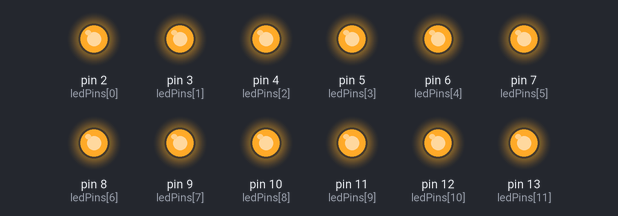
The sketch below on a simulated Arduino Uno, built with avr-gcc and run on an emulated ATmega328P. On the bench: output pins drawn as LEDs (lit = HIGH). Random numbers use the default seed unless the sketch sets one.

Above: at 0.1 s.
At 6.3 s:
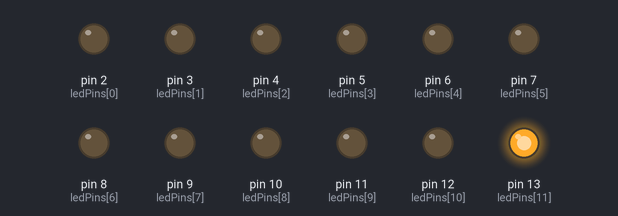
At 19.8 s:
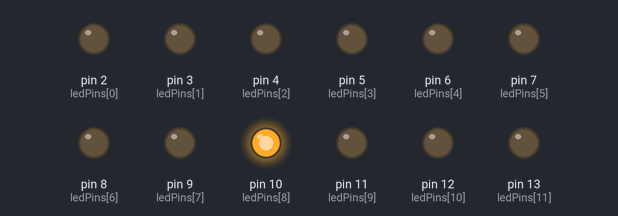
At 30.2 s:
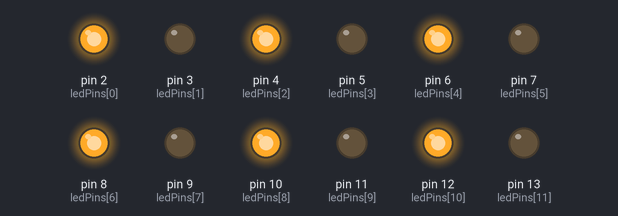
At 30.7 s:
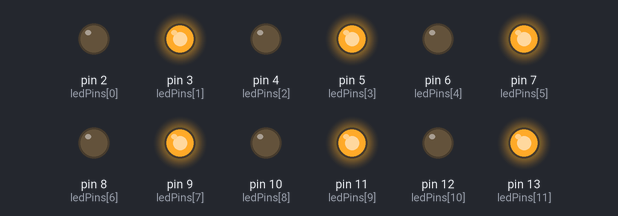
At 35.7 s:
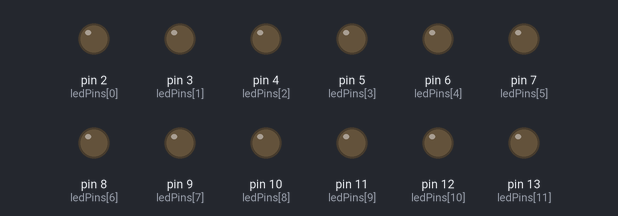
Timing chart, 0 to 40.0 s (numbered marks = the images above):
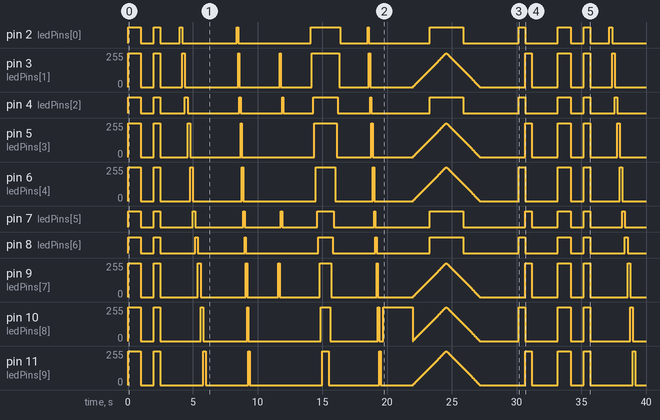

Measured:
- by itself, pin 2 (ledPins[0]): LOW → HIGH at 0.00 s, → LOW 1.0 s later, → HIGH 1.0 s later, → LOW 0.50 s later, … (22 changes in this stretch)
- by itself, pin 4 (ledPins[2]): LOW → HIGH at 0.00 s, → LOW 1.0 s later, → HIGH 1.0 s later, → LOW 0.50 s later, … (24 changes in this stretch)
- by itself, pin 7 (ledPins[5]): LOW → HIGH at 0.00 s, → LOW 1.0 s later, → HIGH 1.0 s later, → LOW 0.50 s later, … (24 changes in this stretch)
- by itself, pin 8 (ledPins[6]): LOW → HIGH at 0.00 s, → LOW 1.0 s later, → HIGH 1.0 s later, → LOW 0.50 s later, … (22 changes in this stretch)
- by itself, pin 12 (ledPins[10]): LOW → HIGH at 0.00 s, → LOW 1.0 s later, → HIGH 1.0 s later, → LOW 0.50 s later, … (24 changes in this stretch)
- by itself, pin 13 (ledPins[11]): LOW → HIGH at 0.00 s, → LOW 1.0 s later, → HIGH 1.0 s later, → LOW 0.50 s later, … (22 changes in this stretch)
- by itself, pin 3 (ledPins[1]): 0/255 → 255/255 at 0.00 s, → 0/255 1.0 s later, → 255/255 1.0 s later, → 0/255 0.50 s later, … (532 changes in this stretch)
- by itself, pin 5 (ledPins[3]): 0/255 → 255/255 at 0.00 s, → 0/255 1.0 s later, → 255/255 1.0 s later, → 0/255 0.50 s later, … (530 changes in this stretch)

The sketch:

LED_Dancing_with_Light_Sensor.ino
```cpp
/*
 * =================================================================================================*
 *                                          BANLINHKIEN.COM                                         *
 *==================================================================================================*
 *                        Hướng Dẫn Làm Hiệu Ứng Với LED Đơn Bằng Arduino
 *
 * Đấu nối: nối lần lượt các chân 2-13 của Arduino với 12 LED đơn
 * D2: kết nối với LED 1                             D8: kết nối với LED 7
 * D3: kết nối với LED 2                             D9: kết nối với LED 8
 * D4: kết nối với LED 3                             D10: kết nối với LED 9
 * D5: kết nối với LED 4                             D11: kết nối với LED 10
 * D6: kết nối với LED 5                             D12: kết nối với LED 11
 * D7: kết nối với LED 6                             D13: kết nối với LED 12

 */
 //Khai báo mảng và khởi tạo các chân của Arduino kết nối với 12 LED đơn

const int ledPins[] = {2, 3, 4, 5, 6, 7, 8, 9, 10, 11, 12, 13};

//Tính số phần tử trong mảng ledPins và gán nó cho biến numLeds

const int numLeds = sizeof(ledPins) / sizeof(ledPins[0]);

// Khai báo các hàm được sử dụng
void allOn();                             //Hàm bật tất cả các LED
void allOff();                            //Hàm tắt tất cả các LED
void blinkAll();                          //Hàm nhấp nháy LED
void runningLight();                      //Hàm tạo hiêu ứng LED sáng đuổi
void chasing();                           //Hàm đuổi chớp tắt LED
void randomBlink();                       //Hàm nhấp nháy một LED bất kì
void knightRider();                       //Hàm tạo hiệu ứng sáng dau sao
void sparkle();                           //Hàm tạo hiệu ứng chớp tắt cho LED
void fadeInOut();                         //Hàm tạo hiệu ứng bật tất cả LED xong mờ dần
void alternatingBlink();                  //Hàm tạo hiệu ứng LED sáng nháy xen kẽ

void setup() {
  for (int i = 0; i < numLeds; i++) {
    pinMode(ledPins[i], OUTPUT);          //Đặt các chân trong mảng ledPins làm chân đầu ra
  }
}

void loop() {
  allOn();                                //Gọi hàm allOn và thực hiện nó
  delay(1000);                            //Tạo trễ 1s

  allOff();                               //Gọi hàm allOff và thực hiện nó
  delay(1000);                            //Tạo trễ 1s

  blinkAll();                             //Gọi hàm blinkAll và thực hiện nó
  delay(1000);                            //Tạo trễ 1s

  runningLight();                         //Gọi hàm runningLingt và thực hiện nó
  delay(2000);                            //Tạo trễ 1s

  chasing();                              //Gọi hàm chasing và thực hiện nó
  delay(2000);                            //Tạo trễ 1s

  randomBlink();                          //Gọi hàm randomBlink và thực hiện nó
  delay(2000);                            //Tạo trễ 1s

  knightRider();                          //Gọi hàm kinghtRider và thực hiện nó
  delay(2000);                            //Tạo trễ 1s

  sparkle();                              //Gọi hàm sparkle và thực hiện nó
  delay(2000);                            //Tạo trễ 1s

  fadeInOut();                            //Gọi hàm fadeInOut và thực hiện nó
  delay(3000);                            //Tạo trễ 1s

  alternatingBlink();                     //Gọi hàm alternatingBlink và thực hiện nó
  delay(2000);                            //Tạo trễ 1s
}

void allOn() {
  for (int i = 0; i < numLeds; i++) {
    digitalWrite(ledPins[i], HIGH);       //Bật tất cả các LED
  }
}

void allOff() {
  for (int i = 0; i < numLeds; i++) {
    digitalWrite(ledPins[i], LOW);
  }
}

void blinkAll() {
  allOn();
  delay(500);
  allOff();
  delay(500);
}

void runningLight() {
  for (int i = 0; i < numLeds; i++) {
    digitalWrite(ledPins[i], HIGH);
    delay(200);
    digitalWrite(ledPins[i], LOW);
  }
}

void chasing() {
  for (int i = 0; i < numLeds; i++) {
    digitalWrite(ledPins[i], HIGH);
    delay(100);
    digitalWrite(ledPins[i], LOW);
  }
}

void randomBlink() {
  for (int i = 0; i < 5; i++) {
    int randomLed = random(numLeds);
    digitalWrite(ledPins[randomLed], HIGH);
    delay(100);
    digitalWrite(ledPins[randomLed], LOW);
  }
}

void knightRider() {
  for (int i = 0; i < numLeds; i++) {
    digitalWrite(ledPins[i], HIGH);
    delay(100);
  }
  for (int i = numLeds - 1; i >= 0; i--) {
    digitalWrite(ledPins[i], LOW);
    delay(100);
  }
}

void sparkle() {
  for (int i = 0; i < numLeds; i++) {
    digitalWrite(ledPins[i], HIGH);
    delay(100);
    digitalWrite(ledPins[i], LOW);
  }
  int randomLed = random(numLeds);
  digitalWrite(ledPins[randomLed], HIGH);
  delay(300);
}

void fadeInOut() {
  for (int brightness = 0; brightness <= 255; brightness++) {
    for (int i = 0; i < numLeds; i++) {
      analogWrite(ledPins[i], brightness);
    }
    delay(10);
  }
  for (int brightness = 255; brightness >= 0; brightness--) {
    for (int i = 0; i < numLeds; i++) {
      analogWrite(ledPins[i], brightness);
    }
    delay(10);
  }
}

void alternatingBlink() {
  for (int i = 0; i < numLeds; i += 2) {
    digitalWrite(ledPins[i], HIGH);
  }
  delay(500);
  for (int i = 0; i < numLeds; i += 2) {
    digitalWrite(ledPins[i], LOW);
  }
  for (int i = 1; i < numLeds; i += 2) {
    digitalWrite(ledPins[i], HIGH);
  }
  delay(500);
  for (int i = 1; i < numLeds; i += 2) {
    digitalWrite(ledPins[i], LOW);
  }
}
```
